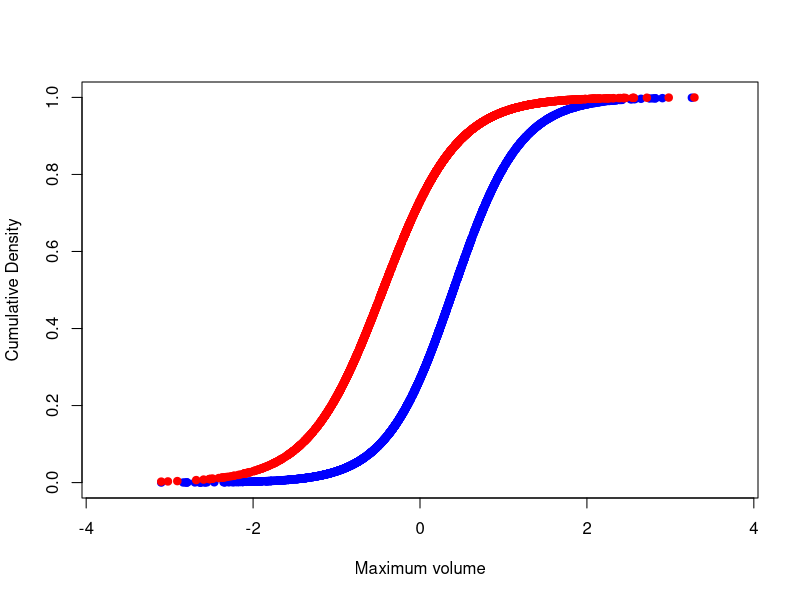
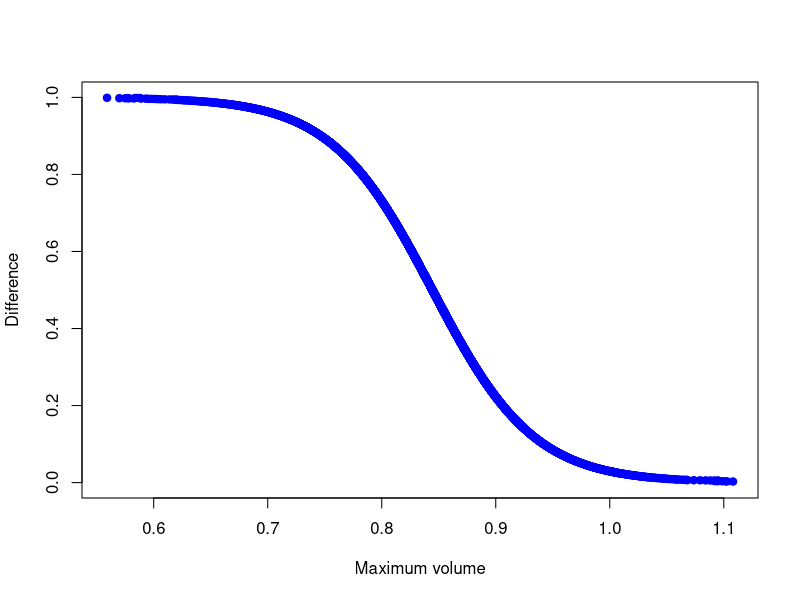

The R source for these figures, in order:
set.seed(555)

x <- sort(rnorm(1e5))
# make two curves sort of shaped like yours
my_a <- plogis(-1 + 2.5 * x)
my_b <- plogis(1 + 2.25 * x)

# I'm going to subsample them so there are different points between the two
# but also it seems as if they all start at the same point.

a_plot <- c(100, sort(sample(101:length(x), 2000)))
b_plot <- c(100,sort(sample(101:length(x), 2000)))

a_df <- data.frame(
  x = x[a_plot],
  y = my_a[a_plot]
)
b_df <- data.frame(
  x = x[b_plot],
  y = my_b[b_plot]
)

plot(a_df$y ~ a_df$x, pch = 19, col = "blue",
     xlab = "Maximum volume", ylab = "Cumulative Density",
     ylim = c(0,1), xlim = c(-3.75, 3.75))
points(b_df$y ~ b_df$x, pch = 19, col = "red")

# Now here is where we get started. First, interpolate each of these lines.
a_interp <- approxfun(
  x = a_df$y,
  y = a_df$x
)

b_interp <- approxfun(
  x = b_df$y,
  y = b_df$x
)
# Use your starting point and then go out to some maximum number
#  your choice at what to choose here.
common_y_axis <- seq(0,1, length.out = 4000)

# get the points
a_line <- a_interp(common_y_axis)
b_line <- b_interp(common_y_axis)
# substract the two, there will be NA's in here if one of the lines
#  has a longer 'tail'
diff_line <- a_line - b_line

# plot out the difference
plot(common_y_axis ~ diff_line, pch = 19, col = "blue",
     xlab = "Maximum volume", ylab = "Difference",
     ylim = c(0,1))

